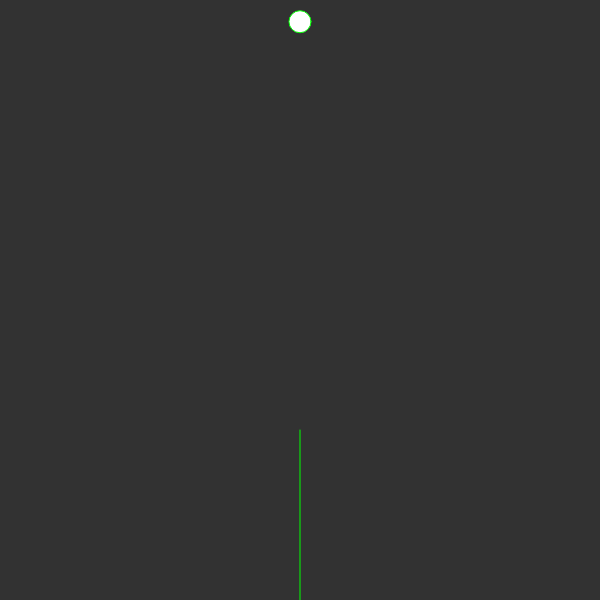
Frame 1 (no input)
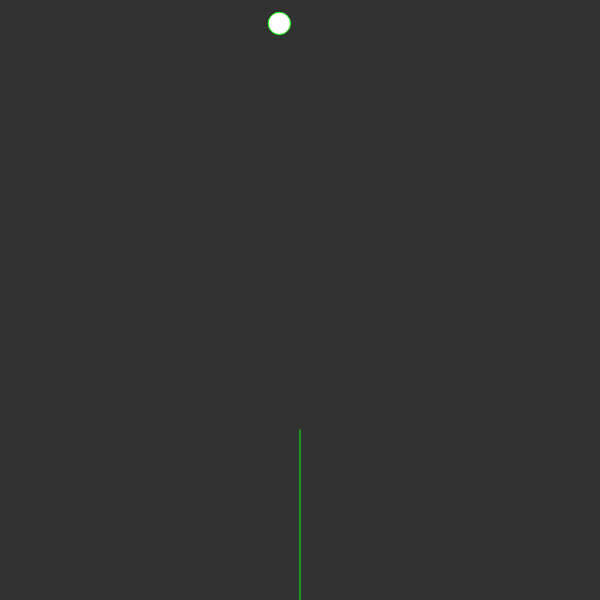
Frame 60 (no input)
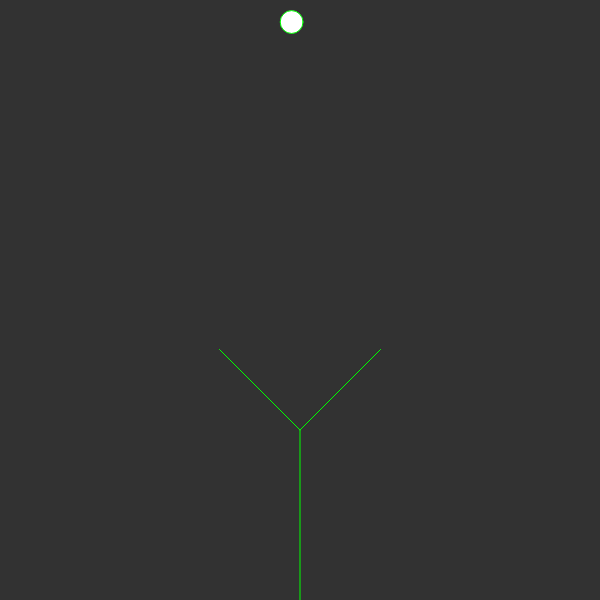
Frame 120 (the mouse pressed at the canvas centre since frame 60)

The p5.js sketch that drew these frames (run headless with seeded random() and noise() and a simulated clock; from frame 60 on, the mouse is pressed at the canvas centre):

// p5.js sketch
// ── sketch.js
/// <reference path="lib/p5.global-mode.d.ts" />

"use strict";

let root;
let len;
let branches = [];
let leaves = [];
let angleSlider;
let cloudX;
function setup() {
  createCanvas(600, 600);
  cloudX = width / 2;
  angleSlider = createSlider(0, PI, PI / 4, 0, 1);
  len = 170;
  root = new Branch(
    createVector(width / 2, height),
    createVector(width / 2, height - len)
  );
  // root.finished = true;
  branches.push(root);
  createP("Try clicking with your mouse");
}

let generation = 0;
function mousePressed() {
  for (let i = branches.length - 1; i >= 0; i--) {
    if (!branches[i].finished) {
      branches[i].finished = true;
      let newBranches = branches[i].branch();
      branches.push(...newBranches);
    }
  }
  generation++;
  if (generation % 5 === 0) {
    stroke("red");
    for (const branch of branches) {
      if (!branch.finished) {
        const leaf = branch.end.copy();
        leaves.push(leaf);
      }
    }
  }
}

function draw() {
  background(50);
  stroke(0, 255, 0);
  ellipse(cloudX, 20 + random(-4, 4), 20 + random(10));
  cloudX -= random(-4, 4);

  let shouldSway = random() < 0.2;
  for (let i = 0; i < branches.length; i++) {
    branches[i].show();
    branches[i].updateAngle(angleSlider.value());
    if (shouldSway) {
      // console.log("in random");
      // console.log(random());
      branches[i].sway(random(-1, 3));
    }
  }
  for (let leaf of leaves) {
    stroke("red");
    ellipse(leaf.x, leaf.y, 10);
    leaf.y += random(0, 4);
  }
}

// ── branch.js
// let angle = 45;
class Branch {
  constructor(start, end, angle = PI / 4) {
    this.begin = start;
    this.end = end;
    this.angle = angle;
  }
  show() {
    line(this.begin.x, this.begin.y, this.end.x, this.end.y);
  }
  branch() {
    // let angle = angleSlider.value();
    let dir = p5.Vector.sub(this.end, this.begin);
    if (dir.mag() < 3) return [];
    dir.mult(0.67);
    dir.rotate(this.angle);
    const newEnd = p5.Vector.add(this.end, dir);
    const b1 = new Branch(this.end, newEnd);
    dir.rotate(-2 * this.angle);
    const b2 = new Branch(this.end, p5.Vector.add(this.end, dir));
    return [b1, b2];
  }
  jiggle() {
    this.begin.x += random(-1, 1);
    this.end.x += random(-1, 1);
  }

  updateAngle(ang) {}
  sway(amount) {
    // this.begin.x -= amount;
    // this.end.x -= amount;
  }
}
